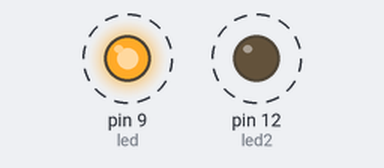
Simulated run of this sketch. Board: Arduino Uno, built with avr-gcc and run on an emulated ATmega328P. On the bench: output pins drawn as LEDs (lit = HIGH). Dashed ring = blinking.

Above: at 0.5 s.
Timing chart, 0 to 4.6 s (numbered marks = the images above):
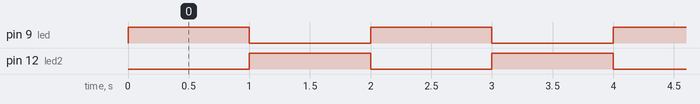

Measured:
- by itself, pin 9 (led), pin 12 (led2): alternates HIGH for 1.0 s and LOW for 1.0 s
- by itself, everything shown: repeats every 2.0 s, in 3 steps

The sketch:

ledkedapkedip.ino
```cpp
int led = 9;
int led2 = 12;

void setup() {
  // put your setup code here, to run once:
pinMode(led, OUTPUT);
pinMode(led2, OUTPUT);
}

void loop() {
  // put your main code here, to run repeatedly:
    digitalWrite(led, HIGH);
    delay(1000);
    digitalWrite(led, LOW);
    digitalWrite(led2, HIGH);
    delay(1000);
    digitalWrite(led2, LOW);
}
```
